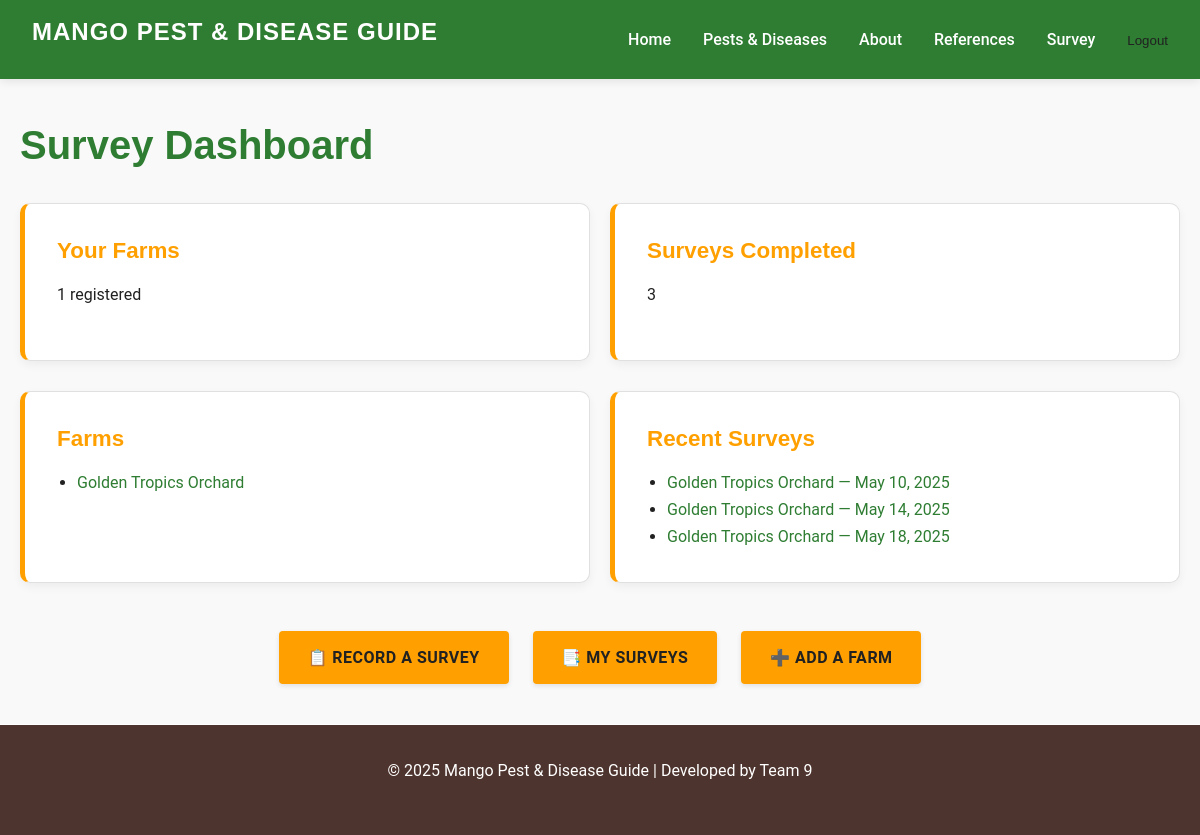
/survey/ (signed in), run on an earlier commit of the app's database.
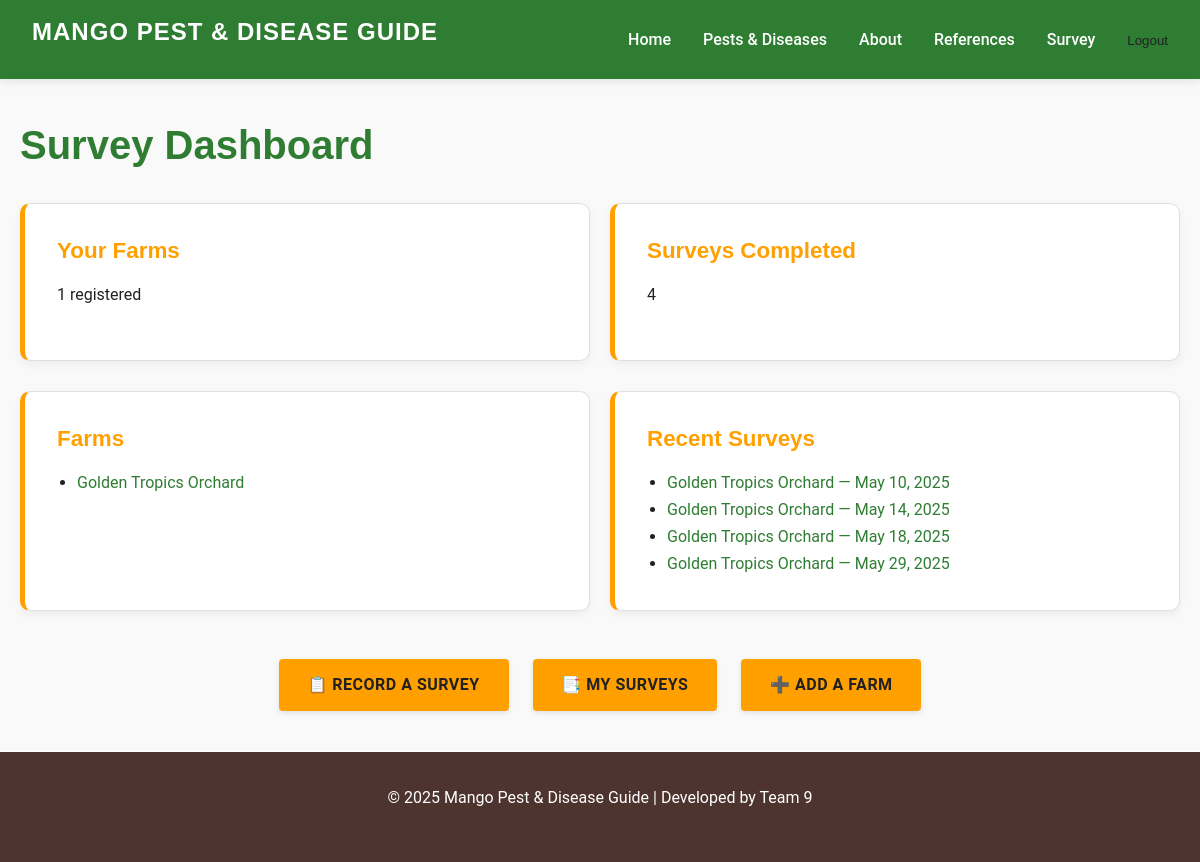
And on a later commit of the database.
### survey/models.py (models this page shows, shortened)
class Farm(models.Model):
    name = models.CharField(
        max_length=100,
        blank=False,
        help_text="Enter the farm's name."
    )
    farm_address = models.CharField(
        max_length=255,
        blank=True,
        help_text="Enter the farm's address."
    )
    owner = models.ForeignKey(
        User,
        on_delete=models.CASCADE,
        related_name='farms',
        help_text="Farm owner (user account)."
    )
    contact_number = models.CharField(
        max_length=20,
        blank=True,
        validators=[
            RegexValidator(
                regex=r'^\+?[\d\s\-]{7,20}$',
                message="Enter a valid phone number (digits, spaces, dashes, and optional leading +)."
            )
        ],
        help_text="Enter a valid contact number."
    )
    notes = models.TextField(
        blank=True,
        help_text="Additional notes (optional)."
    )
    land_area = models.DecimalField(
        max_digits=10,  # Total number of digits
        decimal_places=2,  # Number of digits after the decimal point
        blank=False,
        default=0.0,
        help_text="Land area (acres or hectares)."
    )
    num_trees_est = models.PositiveIntegerField(
        verbose_name="Number of Trees (Estimated)",
        default=0,
        blank=False,
        help_text="Estimated number of trees."
    )

class SurveillanceRecord(models.Model):
    farm = models.ForeignKey(
        Farm,
        on_delete=models.CASCADE,
        related_name='surveillance_records'
    )
    date = models.DateField(
        help_text="Select a date between 01/01/2000 and today."
    )
    time = models.TimeField(
        help_text="Select the time of inspection.",
        auto_now_add=True,
        null=False,
        blank=False
    )
    inspector = models.ForeignKey(
        User,
        on_delete=models.SET_NULL,
        null=True,
        blank=True,
        help_text="The user who conducted the surveillance."
    )
    num_trees_inspected = models.PositiveIntegerField(
        verbose_name="Number of Trees Inspected",
        default=0,
        help_text="Enter the number of trees inspected during this survey."
    )
    pests_found = models.ManyToManyField(
        Pest,
        blank=True,
        help_text="Select all pests found (if any)."
    )
    diseases_found = models.ManyToManyField(
        Disease,
        blank=True,
        help_text="Select all diseases found (if any)."
    )
    notes = models.TextField(
        blank=False,
        max_length=1000,
        help_text="Notes taken during survey. Type 'N/A' if none."
    )
    image = models.ImageField(
        upload_to='survey/',
        blank=True,
        null=True,
        help_text="Upload an image (optional)."
    )

### survey/views.py (the view)
# urls.py: path('', views.survey_home_view, name='survey_home'),
@login_required
def survey_home_view(request):
    user = request.user
    survey_count = SurveillanceRecord.objects.filter(inspector=user).count()
    user_surveys = SurveillanceRecord.objects.filter(inspector=user)
    user_farms = Farm.objects.filter(owner=user)
    farm_count = user_farms.count()
    context = {
        'survey_count': survey_count,
        'user_surveys': user_surveys,
        'user_farms': user_farms,
        'farm_count': farm_count,
    }
    return render(request, 'survey/survey_home.html', context)

### survey/templates/survey/survey_home.html
{% extends "base.html" %}
{% block content %}
  <section class="dashboard">
    <h2 class="dashboard-title">Survey Dashboard</h2>
    <div class="dashboard-cards">
      <div class="dashboard-card">
        <h3>Your Farms</h3>
        <p>{{ user_farms|length }} registered</p>
      </div>
      <div class="dashboard-card">
        <h3>Surveys Completed</h3>
        <p>{{ survey_count }}</p>
      </div>
    </div>
    <div class="dashboard-cards">
      <div class="dashboard-card">
        <h3>Farms</h3>
        <ul class="dashboard-list">
          {% for farm in user_farms %}
            <li>
              <a href="{% url 'farm_detail' farm.pk %}">
                {{ farm.name }}
              </a>
            </li>
          {% empty %}
            <li>No farms joined.</li>
          {% endfor %}
        </ul>
      </div>
      <div class="dashboard-card">
        <h3>Recent Surveys</h3>
        <ul class="dashboard-list">
          {% for survey in user_surveys|slice:":5" %}
            <li>
              <a href="{% url 'survey_detail_view' survey.pk %}">
                {{ survey.farm.name }} — {{ survey.date }}
              </a>
            </li>
          {% empty %}
            <li>No surveys submitted yet.</li>
          {% endfor %}
        </ul>
      </div>
    </div>
    <div class="dashboard-links">
      <a href="{% url 'create_surveillancerecord_view' %}" class="btn">
        📋 Record a Survey
      </a>
      <a href="{% url 'my_surveys_view' %}" class="btn btn-green">
        📑 My Surveys
      </a>
      <a href="{% url 'add_farm_view' %}" class="btn btn-blue">
        ➕ Add a Farm
      </a>
    </div>
  </section>
{% endblock %}

What changed in the data, as far as the page shows it:
added SurveillanceRecord: farm.name "Golden Tropics Orchard", date "May 29, 2025"
Also different on the page:
{{ survey_count }}: "3" → "4"
